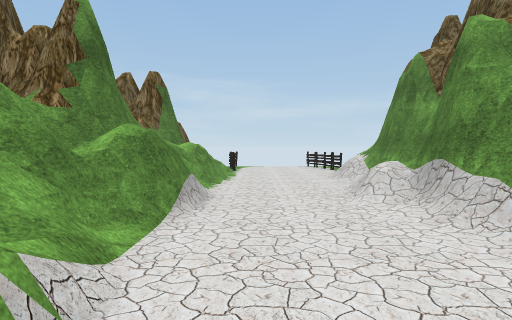
View 1 (above)

14 first-person views from a walk through a scene from a Unity 3-D project. The camera is 1.5 m above the floor, tilts 2° down and sees 75° across. The floor is counted in squares, 2 m on a side. Each view is taken from the middle of a square. On the plan, view 1 faces up. The plan holds only what a view shows up to about 11 squares ahead; the rest is blank. The place goes on beyond the plan. The player character is not drawn. Some surface patterns are stand-ins.

View 2
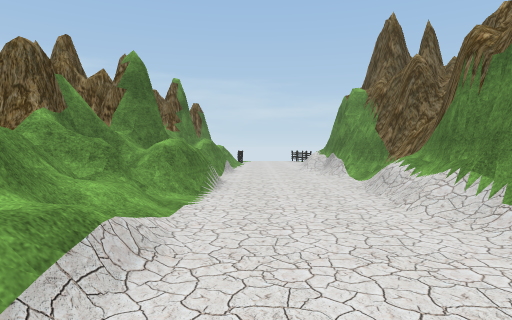

View 3
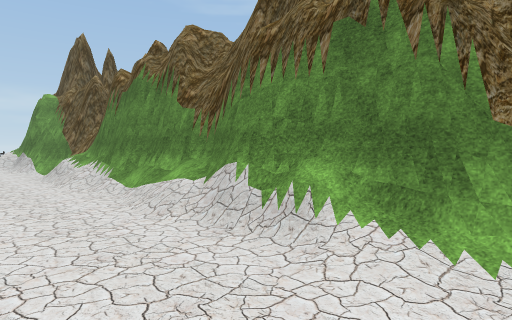

View 4
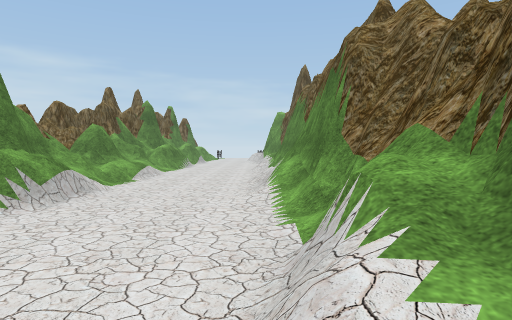

View 5
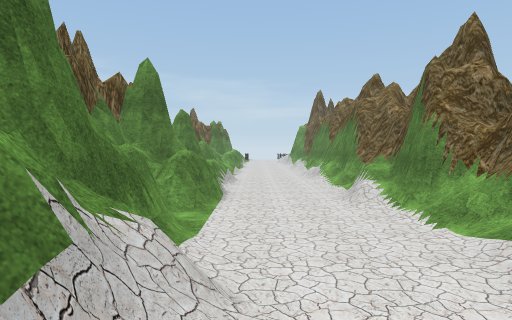

View 6
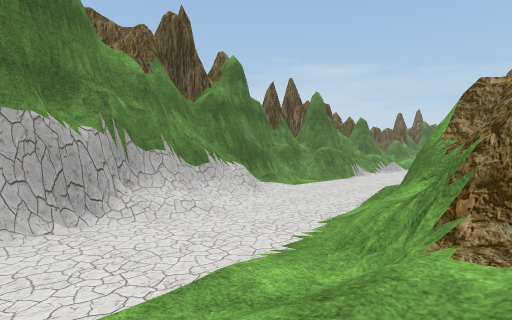

View 7
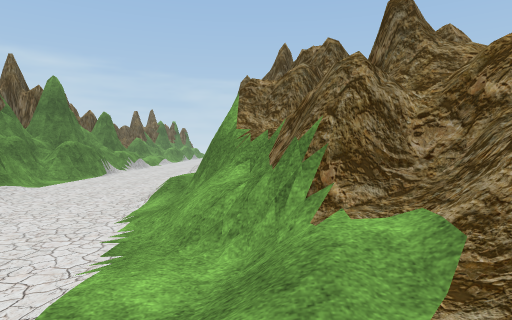

View 8
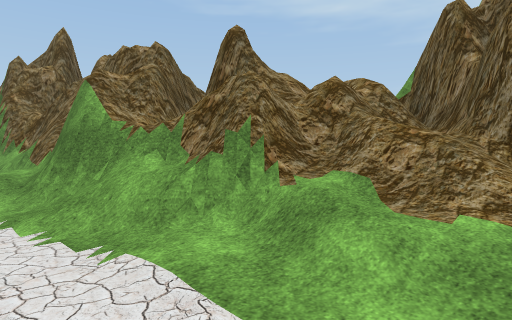

View 9
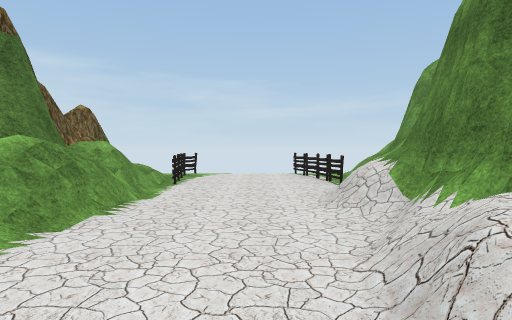

View 10
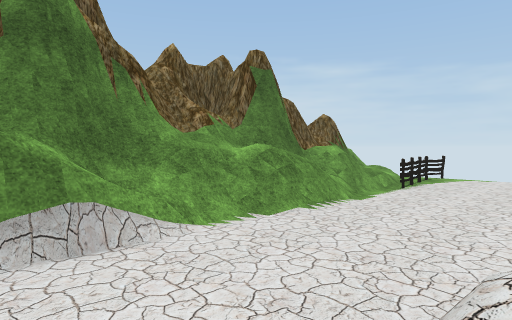

View 11
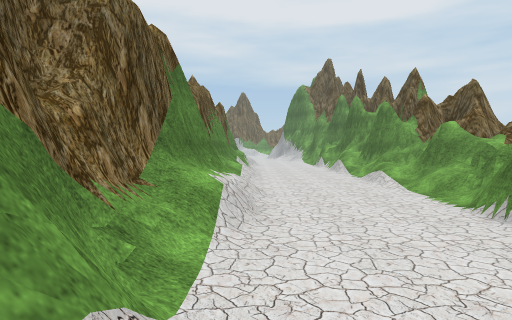

View 12
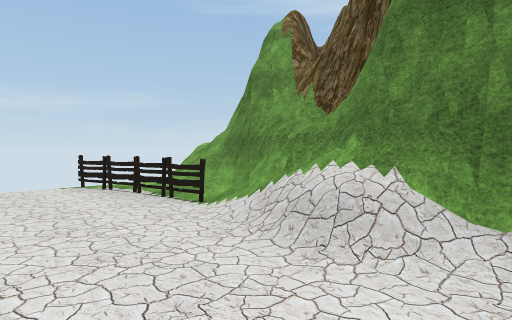

View 13
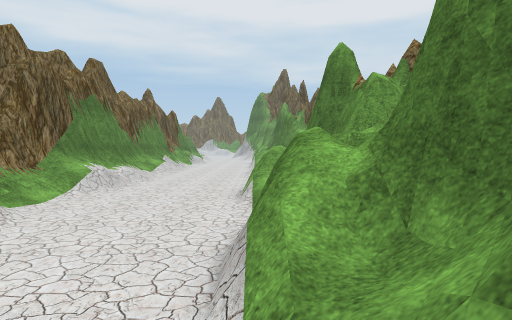

View 14
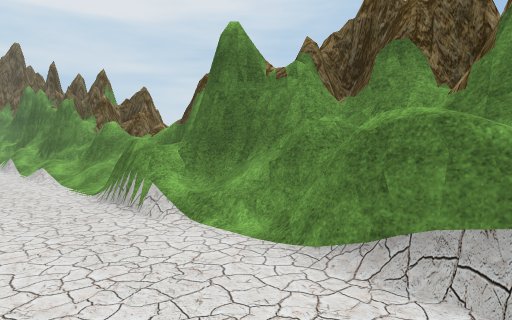

### Floor plan
Key: @ floor where view 1 was taken; # wall or solid block; . main floor; : floor 0.25 m higher than the main floor; + floor 0.75 m higher than the main floor; / step, stairs or slope; = window, fence, low wall or low ledge; F fence; O other object.
Columns run from 3 left of view 1 to 8 right of it. Each row starts with its distance up from view 1.
 13  #O..F##
 12  #F...F#
 11  #F...F#
 10  #=...=#
  9  #=...##
  8 ##=...#
  7 #=/...#
  6 ##=../#
  5 ##=../#
  4 ###../#
  3 #==../#
  2 ##/...##
  1 ##=.../#
  0 ##=@./##
 -1 #==../#
 -2 #/.../#
 -3 ##:...#
 -4 ##+...#
 -5  #:../#
 -6  #.../#
 -7  #/../#
 -8  #=../#
 -9  #=...#
-10  #=...#
-11  ##...#
-12  ##..=#
-13  #....##
-14  #..../#
-15  ##.../#
-16  ##.../#
-17   #/../#
-18   #:../## #
-19   #/../####
-20   ##.../==##
-21    #...//##
-22      ..:/

Where each view was taken, in squares from view 1:
view 1: 0 up, 0 right, facing up
view 2: 6 down, 0 right, facing up
view 3: 9 down, 0 right, facing up-right
view 4: 13 down, 2 right, facing up
view 5: 19 down, 0 right, facing up
view 6: 22 down, 5 right, facing up-left
view 7: 22 down, 4 right, facing up
view 8: 22 down, 2 right, facing up-right
view 9: 4 up, 1 right, facing up
view 10: 4 up, 2 right, facing up-left
view 11: 4 up, 2 right, facing down
view 12: 7 up, 0 right, facing up-right
view 13: 7 up, 1 left, facing down
view 14: 5 up, 1 right, facing down-left
